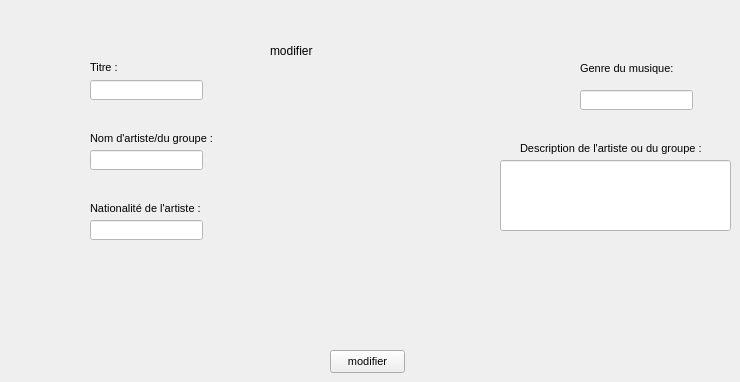
     <widget class="QWidget" name="tab_25">
      <attribute name="title">
       <string>modifier</string>
      </attribute>
      <widget class="QLineEdit" name="l_titre_3">
       <property name="geometry">
        <rect>
         <x>90</x>
         <y>80</y>
         <width>113</width>
         <height>20</height>
        </rect>
       </property>
       <property name="font">
        <font>
         <pointsize>8</pointsize>
         <weight>50</weight>
         <bold>false</bold>
        </font>
       </property>
       <property name="styleSheet">
        <string notr="true">background-color: rgb(255, 255, 255);</string>
       </property>
      </widget>
      <widget class="QLabel" name="label_75">
       <property name="geometry">
        <rect>
         <x>90</x>
         <y>60</y>
         <width>47</width>
         <height>14</height>
        </rect>
       </property>
       <property name="font">
        <font>
         <pointsize>8</pointsize>
         <weight>50</weight>
         <bold>false</bold>
        </font>
       </property>
       <property name="styleSheet">
        <string notr="true"/>
       </property>
       <property name="text">
        <string>Titre :</string>
       </property>
      </widget>
      <widget class="QLineEdit" name="l_nom_3">
       <property name="geometry">
        <rect>
         <x>90</x>
         <y>150</y>
         <width>113</width>
         <height>20</height>
        </rect>
       </property>
       <property name="font">
        <font>
         <pointsize>8</pointsize>
         <weight>50</weight>
         <bold>false</bold>
        </font>
       </property>
       <property name="styleSheet">
        <string notr="true">background-color: rgb(255, 255, 255);</string>
       </property>
      </widget>
      <widget class="QLabel" name="label_76">
       <property name="geometry">
        <rect>
         <x>90</x>
         <y>130</y>
         <width>161</width>
         <height>16</height>
        </rect>
       </property>
       <property name="font">
        <font>
         <pointsize>8</pointsize>
         <weight>50</weight>
         <bold>false</bold>
        </font>
       </property>
       <property name="styleSheet">
        <string notr="true"/>
       </property>
       <property name="text">
        <string>Nom d'artiste/du groupe :</string>
       </property>
      </widget>
      <widget class="QLabel" name="label_77">
       <property name="geometry">
        <rect>
         <x>90</x>
         <y>200</y>
         <width>141</width>
         <height>16</height>
        </rect>
       </property>
       <property name="font">
        <font>
         <pointsize>8</pointsize>
         <weight>50</weight>
         <bold>false</bold>
        </font>
       </property>
       <property name="styleSheet">
        <string notr="true"/>
       </property>
       <property name="text">
        <string>Nationalité de l'artiste :</string>
       </property>
      </widget>
      <widget class="QLineEdit" name="l_nat_3">
       <property name="geometry">
        <rect>
         <x>90</x>
         <y>220</y>
         <width>113</width>
         <height>20</height>
        </rect>
       </property>
       <property name="font">
        <font>
         <pointsize>8</pointsize>
         <weight>50</weight>
         <bold>false</bold>
        </font>
       </property>
       <property name="styleSheet">
        <string notr="true">background-color: rgb(255, 255, 255);</string>
       </property>
      </widget>
      <widget class="QLabel" name="label_78">
       <property name="geometry">
        <rect>
         <x>580</x>
         <y>60</y>
         <width>111</width>
         <height>16</height>
        </rect>
       </property>
       <property name="font">
        <font>
         <pointsize>8</pointsize>
         <weight>50</weight>
         <bold>false</bold>
        </font>
       </property>
       <property name="styleSheet">
        <string notr="true"/>
       </property>
       <property name="text">
        <string>Genre du musique:</string>
       </property>
      </widget>
      <widget class="QLineEdit" name="l_genre_3">
       <property name="geometry">
        <rect>
         <x>580</x>
         <y>90</y>
         <width>113</width>
         <height>20</height>
        </rect>
       </property>
       <property name="font">
        <font>
         <pointsize>8</pointsize>
         <weight>50</weight>
         <bold>false</bold>
        </font>
       </property>
       <property name="styleSheet">
        <string notr="true">background-color: rgb(255, 255, 255);</string>
       </property>
      </widget>
      <widget class="QLabel" name="label_79">
       <property name="geometry">
        <rect>
         <x>520</x>
         <y>140</y>
         <width>201</width>
         <height>16</height>
        </rect>
       </property>
       <property name="font">
        <font>
         <pointsize>8</pointsize>
         <weight>50</weight>
         <bold>false</bold>
        </font>
       </property>
       <property name="styleSheet">
        <string notr="true"/>
       </property>
       <property name="text">
        <string>Description de l'artiste ou du groupe :</string>
       </property>
      </widget>
      <widget class="QLineEdit" name="l_descr_3">
       <property name="geometry">
        <rect>
         <x>500</x>
         <y>160</y>
         <width>231</width>
         <height>71</height>
        </rect>
       </property>
       <property name="font">
        <font>
         <pointsize>8</pointsize>
         <weight>50</weight>
         <bold>false</bold>
        </font>
       </property>
       <property name="styleSheet">
        <string notr="true">background-color: rgb(255, 255, 255);</string>
       </property>
      </widget>
      <widget class="QLabel" name="label_61">
       <property name="geometry">
        <rect>
         <x>270</x>
         <y>30</y>
         <width>211</width>
         <height>41</height>
        </rect>
       </property>
       <property name="styleSheet">
        <string notr="true"/>
       </property>
       <property name="text">
        <string>modifier</string>
       </property>
      </widget>
      <widget class="QPushButton" name="pb_modifier_4">
       <property name="geometry">
        <rect>
         <x>330</x>
         <y>350</y>
         <width>75</width>
         <height>23</height>
        </rect>
       </property>
       <property name="font">
        <font>
         <pointsize>8</pointsize>
         <weight>50</weight>
         <bold>false</bold>
        </font>
       </property>
       <property name="text">
        <string>modifier</string>
       </property>
      </widget>
     </widget>
